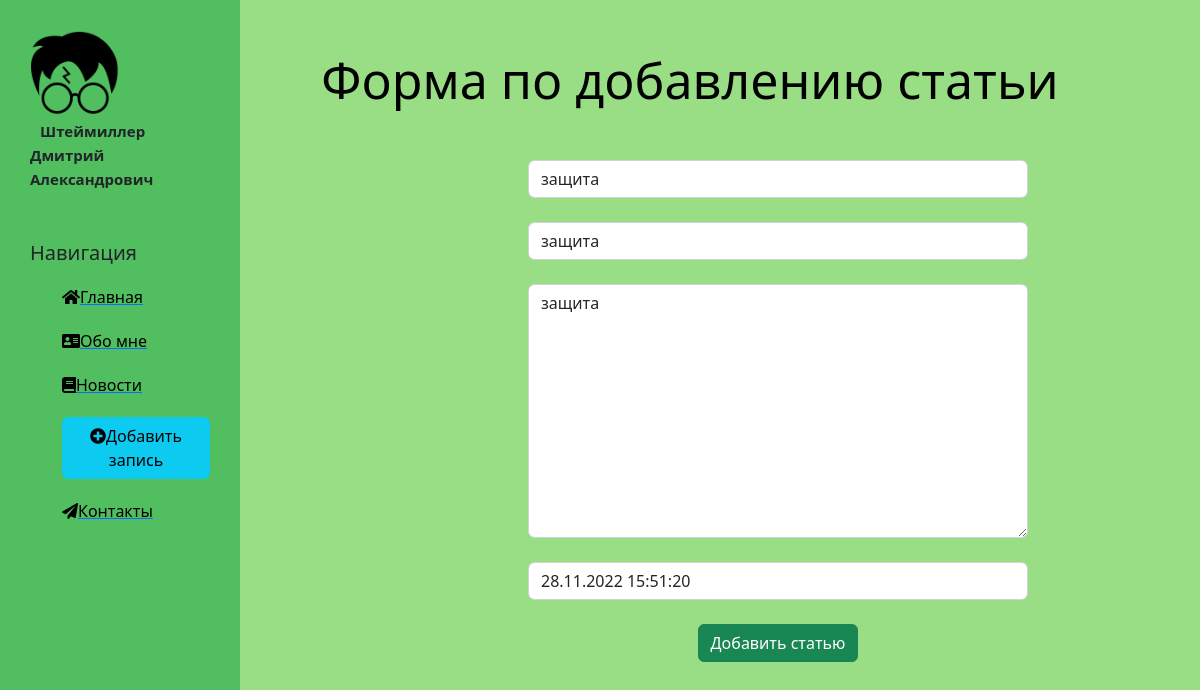
The page /news/8/update on the database its author committed.
### news/models.py (models this page shows, shortened)
class Articles(models.Model):
    title = models.CharField('Заголовок',max_length=50)
    anons = models.CharField('Анонс',max_length=250)
    full_text = models.TextField('Статья')
    date = models.DateTimeField("Дата публикации")
    class Meta:
        verbose_name = 'Новость'
        verbose_name_plural = 'Новости'

### news/views.py (the view)
# urls.py: path('<int:pk>/update', views.NewsUpdateView.as_view(), name="news-update"),
class NewsUpdateView(UpdateView):
    model = Articles
    template_name = 'news/create.html'
    form_class = ArticlesForm

### news/forms.py
class ArticlesForm(ModelForm):
    class Meta:
        model = Articles
        fields = ['title', 'anons', 'full_text','date']
        widgets = {
            'title': TextInput(attrs={
                'class': 'form-control',
                'placeholder': 'Название статьи'
            }),
            'anons': TextInput(attrs={
                'class': 'form-control',
                'placeholder': 'Анонс статьи'
            }),
            'date': DateTimeInput(attrs={
                'class': 'form-control',
                'placeholder': 'Дата публикации'
            }),
            'full_text': Textarea(attrs={
                'class': 'form-control',
                'placeholder': 'Текст статьи'
            }),
        }

### news/templates/news/create.html (shortened to what this page needs)
{% extends "main/layout.html" %}
{% block content %}
<div class="features">
    <h1>Форма по добавлению статьи</h1>
    <form method="post">
        {{form.title}}<br>
        {{form.anons}}<br>
        {{form.full_text}}<br>
        {{form.date}}<br>
        <button class="btn btn-success" type="submit">Добавить статью</button>
    </form>
</div>
{% endblock %}

### main/static/main/css/main.css (style rules this page uses)
body { background: #99dd84; }
main .features { float: left; color: black; margin-top: 50px; text-align: center; width: 75%; }
main .features h1 { font-size: 50px; }
form { margin-left: 32%; width: 500px; margin-top: 50px; }

### rows shown on the page
Articles: title "защита", anons "защита", full_text "защита", date "28.11.2022 15:51:20"
